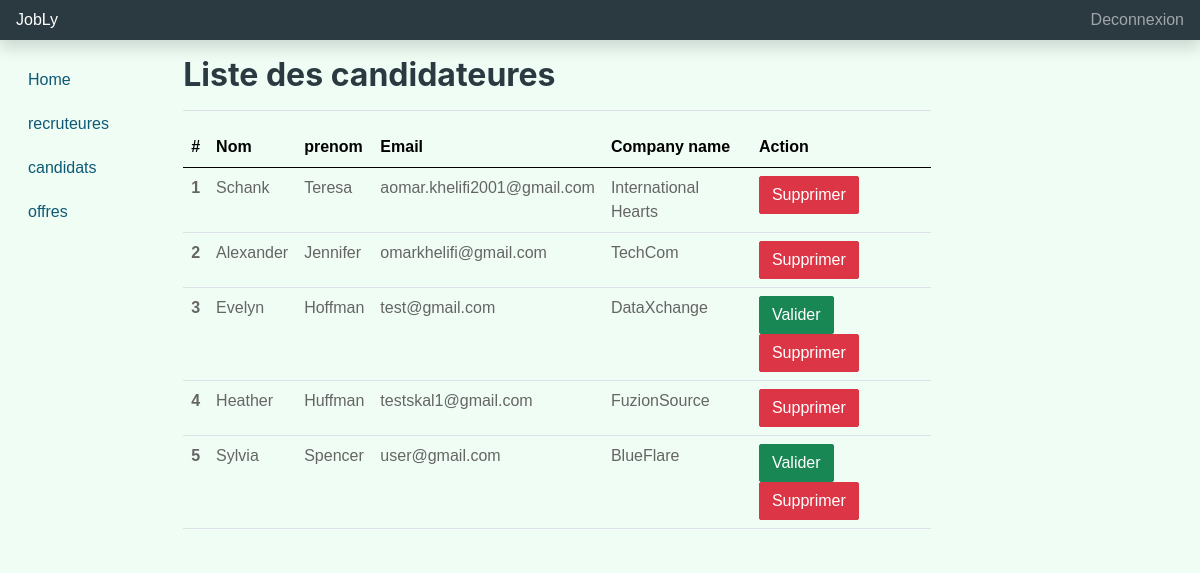
/view/admin/recruteures.php (signed in), run on the app's committed database.
### tables this page shows
CREATE TABLE `recruteur` (
  `email` varchar(50) NOT NULL,
  `nom` varchar(50) NOT NULL,
  `prenom` varchar(50) NOT NULL,
  `entreprise` varchar(50) NOT NULL,
  `tel` int(10) NOT NULL,
  `valider` int(11) NOT NULL DEFAULT 0,
  `password` varchar(255) NOT NULL,
  `date_de_naissance` varchar(30) NOT NULL,
  `photo` varchar(30) NOT NULL
);

### Libraries/Database.php (called while the page is built, shortened)
<?php
    class Database{
        private $user = 'root';
        private $pass = '';
        private $dbh;
        private $stmt;
        public function __construct(){
            $dsn="mysql:host=localhost;dbname=e-recrutement";
            $options = array(
                PDO::ATTR_PERSISTENT => true,
                PDO::ATTR_ERRMODE => PDO::ERRMODE_EXCEPTION
            );
            try{
                $this->dbh = new PDO($dsn,$this->user,$this->pass,$options);
            }catch(PDOException $e){
                $this->error = $e->getMessage();
                echo $this->error;
            }
        }
        public function query($sql){
            $this->stmt = $this->dbh->prepare($sql);
        }
        public function execute(){
            return $this->stmt->execute();
        }
        public function resultSet(){
            $this->execute();
            return $this->stmt->fetchAll(PDO::FETCH_OBJ);
        }
    }
?>

### Controller/Adminn.php (called while the page is built, shortened)
<?php
require_once "C:/xampp/htdocs/dev.jobly.com/Model/Admin.php";
class Adminn{
    private $adminModel;
    public function __construct(){
        $this->adminModel = new Admin;
    }
        public function getAllRec(){
            $recruteures = $this->adminModel->getAllRec();
            if($recruteures){
                return $recruteures;
            }else{
                return Array();
            }
        }
    }
?>

### Model/Admin.php (called while the page is built, shortened)
<?php
    require_once "c:/xampp/htdocs/dev.jobly.com/Libraries/Database.php";
    class Admin{
        private $db;
        public function __construct(){
            $this->db = new Database;
        }
        public function getAllRec(){
            $this->db->query('SELECT * FROM recruteur');
            $rows = $this->db->resultSet();
            return $rows;
        }
    }
?>

### View/admin/recruteures.php (the view, shortened to what this page needs)
<?php
    require "../../Controller/Adminn.php";
    $adminObject = new Adminn;
    $recruteures = $adminObject->getAllRec();
?>
<!doctype html>
<html lang="en">
  <head>
    <link href="../css/bootstrap.min.css" rel="stylesheet">
    <link href="../css/dashboard.css" rel="stylesheet">
  </head>
  <body>
    <header class="navbar navbar-dark sticky-top bg-dark flex-md-nowrap p-0 shadow">
      <a class="navbar-brand col-md-3 col-lg-2 me-0 px-3 fs-6" href="#">JobLy</a>
      <div class="navbar-nav">
        <div class="nav-item text-nowrap">
          <a class="nav-link px-3" href="../../Controller/Adminn.php?q=logout">Deconnexion</a>
        </div>
      </div>
    </header>
    <div class="container-fluid">
      <div class="row">
      <nav id="sidebarMenu" class="col-md-3 col-lg-2 d-md-block bg-light sidebar collapse">
          <div class="position-sticky pt-3">
            <ul class="nav flex-column">
              <li class="nav-item">
                <a class="nav-link " aria-current="page" href="dashboard.php">
                  Home
                </a>
              </li>
              <li class="nav-item">
                <a class="nav-link active" href="recruteures.php">
                  recruteures
                </a>
              </li>
              <li class="nav-item">
                  <a class="nav-link" href="candidats.php">
                    candidats
                  </a>
                </li>
              <li class="nav-item">
                <a class="nav-link " href="offres.php">
                  offres
                </a>
              </li>
            </ul>
          </div>
        </nav>
        <main class="col-md-9 ms-sm-auto col-lg-10 px-md-4">
          <div class="d-flex justify-content-between flex-wrap flex-md-nowrap align-items-center pt-3 pb-2 mb-3 border-bottom">
            <h1 class="h2">Liste des candidateures</h1>
          </div>
          <div>
            <table class="table">
              <thead class="table-light">
                <tr>
                  <th scope="col">#</th>
                  <th scope="col">Nom</th>
                  <th scope="col">prenom</th>
                  <th scope="col">Email</th>
                  <th scope="col">Company name</th>
                  <th scope="col">Action</th>
                </tr>
              </thead>
              <tbody>
                <?php
                  $i=0 ;
                  foreach ($recruteures as $recruteur ) {
                    $i++ ;
                    print '
                      <tr>
                        <th scope="row">'.$i.'</th>
                        <td>'.$recruteur->nom.'</td>
                        <td> '.$recruteur->prenom.' </td>
                        <td> '.$recruteur->email.' </td>
                        <td> '.$recruteur->entreprise.' </td>
                        <td>';
                        if($recruteur->valider != 1){
                          echo '<a href="../../Controller/Adminn.php?validate='.$recruteur->email.'" class="btn btn-success">Valider</a> ';
                        }
                        echo '<a onClick="return popUpDeleteCategory()" href="../../Controller/Adminn.php?id='.$recruteur->email.'" class="btn btn-danger">Supprimer</a>
                        </td>
                      </tr>';
                  }
                ?>
              </tbody>
            </table>
          </div>
        </main>
      </div>
    </div>
  </body>
</html>

### View/css/dashboard.css (style rules this page uses)
.container-fluid, .containerdashboard { display: flex; flex-direction: row; }

### data on the page
recruteur: nom "Schank", prenom "Teresa", email "aomar.khelifi2001@gmail.com", entreprise "International Hearts"
recruteur: nom "Alexander", prenom "Jennifer", email "omarkhelifi@gmail.com", entreprise "TechCom"
recruteur: nom "Evelyn", prenom "Hoffman", email "test@gmail.com", entreprise "DataXchange"
recruteur: nom "Heather", prenom "Huffman", email "testskal1@gmail.com", entreprise "FuzionSource"
recruteur: nom "Sylvia", prenom "Spencer", email "user@gmail.com", entreprise "BlueFlare"
